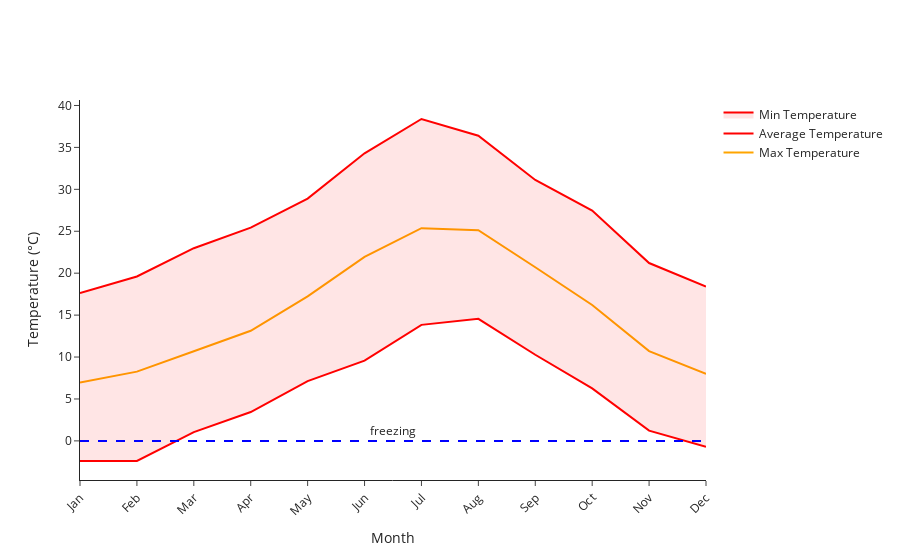

Source (notebook cell):
### Code cell
#do do: revisit the title
import plotly.express as px
import plotly
print(plotly.__version__)

# Create a DataFrame from the DataArrays
df = pd.DataFrame({
    'month': avg_temp.month.values,
    'avg_temp': avg_temp.values,
    'max_temp': max_temp.values,
    'min_temp': min_temp.values
})

# Create a line chart for average temperature

fig = go.Figure()

fig.add_trace(go.Scatter(x=df['month'], y=df['avg_temp'], mode='lines', name='Max Temperature', line_color='orange'))

# Add a line chart for max temperature
fig.add_trace(go.Scatter(x=df['month'], y=df['max_temp'], mode='lines', name='Average Temperature', line_color='red'))

# Add a line chart for min temperature
fig.add_trace(go.Scatter(x=df['month'], y=df['min_temp'], mode='lines', name='Min Temperature', line_color='red', fill='tonexty', fillcolor = 'rgba(255, 0, 0, 0.1)'))

# Add a line chart for min temperature
fig.add_hline(y=0, opacity=1, line_width=2, line_dash='dash', line_color='blue', annotation_text='freezing', annotation_position='top')

# Set the layout
fig.update_layout(
    yaxis=dict(title='Temperature (°C)'),
    xaxis=dict(
        title='Month',
        tickmode='array',
        tickvals=df['month'],
        ticktext=['Jan', 'Feb', 'Mar', 'Apr', 'May', 'Jun', 'Jul', 'Aug', 'Sep', 'Oct', 'Nov', 'Dec'],
        tickangle=-45
    ),
    template='simple_white'
)
# Show the figure
fig.show()

### Figure 1 — Plotly figure (JSON) as saved in the notebook; plotly's stock layout.template omitted (floating-point values rounded to 4 significant figures)
{"data": [{"line": {"color": "orange"}, "mode": "lines", "name": "Max Temperature", "type": "scatter", "x": [1, 2, 3, 4, 5, 6, 7, 8, 9, 10, 11, 12], "y": [6.964, 8.26, 10.69, 13.13, 17.23, 21.95, 25.36, 25.13, 20.71, 16.21, 10.71, 7.985]}, {"line": {"color": "red"}, "mode": "lines", "name": "Average Temperature", "type": "scatter", "x": [1, 2, 3, 4, 5, 6, 7, 8, 9, 10, 11, 12], "y": [17.62, 19.61, 22.98, 25.43, 28.9, 34.3, 38.39, 36.39, 31.12, 27.47, 21.21, 18.41]}, {"fill": "tonexty", "fillcolor": "rgba(255, 0, 0, 0.1)", "line": {"color": "red"}, "mode": "lines", "name": "Min Temperature", "type": "scatter", "x": [1, 2, 3, 4, 5, 6, 7, 8, 9, 10, 11, 12], "y": [-2.398, -2.388, 1.043, 3.443, 7.131, 9.568, 13.83, 14.56, 10.27, 6.264, 1.222, -0.7076]}], "layout": {"annotations": [{"showarrow": false, "text": "freezing", "x": 0.5, "xanchor": "center", "xref": "x domain", "y": 0, "yanchor": "bottom", "yref": "y"}], "shapes": [{"line": {"color": "blue", "dash": "dash", "width": 2}, "opacity": 1, "type": "line", "x0": 0, "x1": 1, "xref": "x domain", "y0": 0, "y1": 0, "yref": "y"}], "xaxis": {"tickangle": -45, "tickmode": "array", "ticktext": ["Jan", "Feb", "Mar", "Apr", "May", "Jun", "Jul", "Aug", "Sep", "Oct", "Nov", "Dec"], "tickvals": [1, 2, 3, 4, 5, 6, 7, 8, 9, 10, 11, 12], "title": {"text": "Month"}}, "yaxis": {"title": {"text": "Temperature (°C)"}}}}
